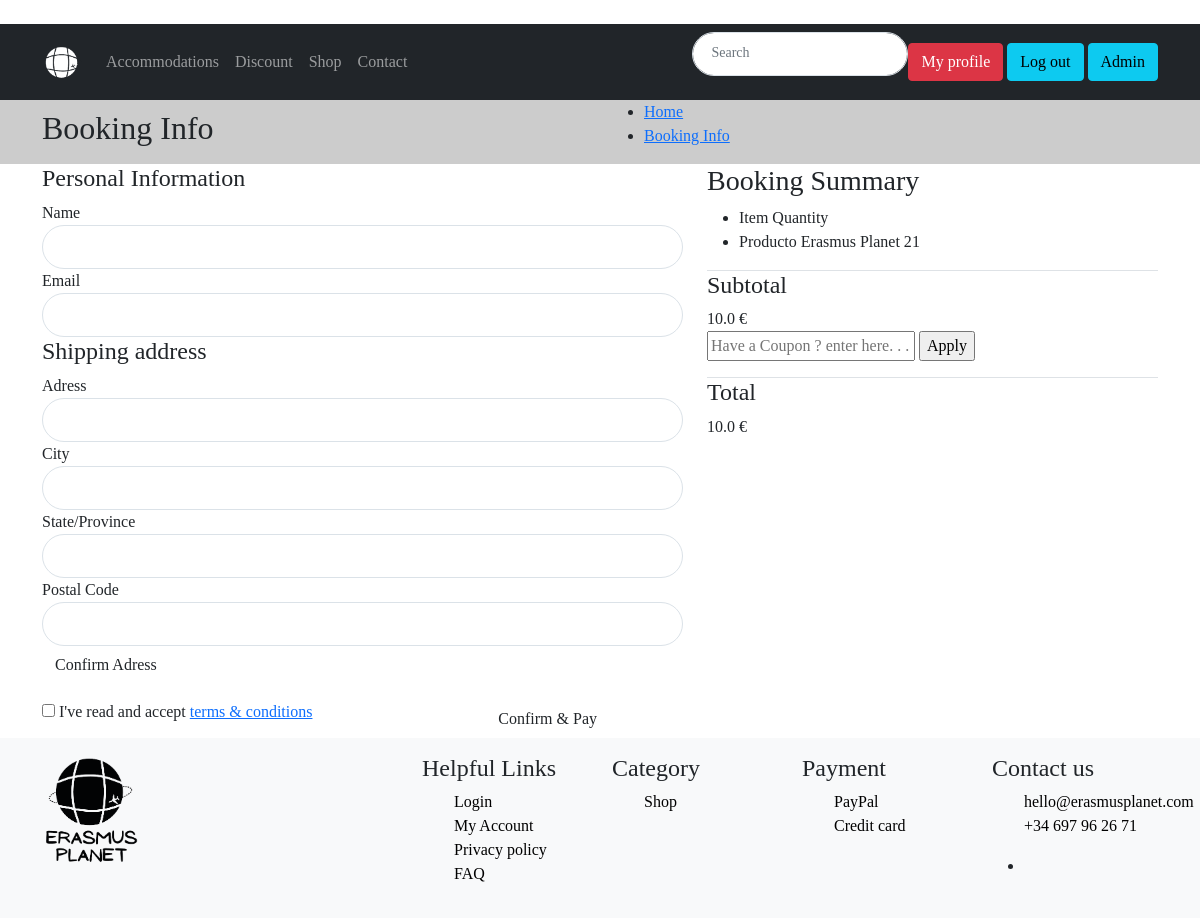
Page /shop/checkout/ (signed in) on the committed database.
### tienda/models.py (models this page shows, shortened)
class OrderItem(models.Model):
	product = models.ForeignKey(Product, on_delete=models.SET_NULL, blank=True, null=True)
	order = models.ForeignKey(Order, on_delete=models.SET_NULL, blank=True, null=True)
	quantity = models.IntegerField(default=0, null=True, blank=True)
	date_added = models.DateTimeField(auto_now_add=True)
	talla = models.CharField(null= True, blank=True,  max_length=20)
	bandera = models.CharField(null=True, max_length=30)
	fecha = models.CharField(null= True, blank=True,  max_length=20)
	color = models.CharField(null= True, blank=True,  max_length=20)
	@property
	def get_total(self):
		total = self.product.precio * self.quantity
		return total

class Product(models.Model):
	foto = models.ImageField(null=True, blank=True, upload_to="images/", default='images/default.png')
	foto2 = models.ImageField(null=True, blank=True, upload_to="images/", default='images/default2.png')
	foto3 = models.ImageField(null=True, blank=True, upload_to="images/", default='images/default3.png')
	foto4 = models.ImageField(null=True, blank=True, upload_to="images/", default='images/default4.png')
	name = models.CharField(max_length=30, null=False, blank=False, default='Producto Erasmus Planet')
	codigo = models.CharField(max_length=10, null=False, blank=False)
	precio = models.FloatField(default=10.00)
	detalles = models.CharField(max_length=50, null=True)
	categoria = models.ForeignKey(CategoriaProducto, on_delete=models.SET_NULL, null = True)
	colores = models.ManyToManyField('ColorProducto', related_name='products')
	tallas = models.ManyToManyField('Tallas', related_name='products')
	bandera = models.ManyToManyField('Bandera', related_name='products')

class Order(models.Model):
	pedido_de = models.ForeignKey(Customer, on_delete=models.SET_NULL, null=True, blank=True)
	date = models.DateTimeField(auto_now_add=True)
	complete = models.BooleanField(default=False, null=True, blank=False)
	transaction_id = models.CharField(max_length=200, null=True)
	@property
	def get_cart_total(self):
		orderitems = self.orderitem_set.all()
		total = sum([item.get_total for item in orderitems])
		return total
	@property
	def get_cart_items(self):
		orderitems = self.orderitem_set.all()
		total = sum([item.quantity for item in orderitems])
		return total

### tienda/views.py (the view)
# urls.py: path('checkout/', views.Checkout, name='Checkout'),
def Checkout(request):
	data = cartData(request)
	cartItems = data['cartItems']
	order = data['order']
	items = data['items']
	context =  {'items': items, 'order': order, 'cartItems': cartItems}
	return render(request, 'clientes/pago.html', context)

### members/models.py (called while the page is built)
    def __str__(self):
        return self.username

### tienda/utils.py (called while the page is built)
def cartData(request):
    if request.user.is_authenticated:
        logged_in_user = request.user
        customer, created = Customer.objects.get_or_create(user=logged_in_user)
        order, created = Order.objects.get_or_create(pedido_de=customer, complete=False)
        items = order.orderitem_set.all()
        cartItems = order.get_cart_items
    else:
        cookieData = cookieCart(request)
        cartItems = cookieData['cartItems']
        order = cookieData['order']
        items = cookieData['items']
    return {'cartItems': cartItems, 'order': order, 'items': items}

### tienda/templates/clientes/pago.html (shortened to what this page needs)
{% extends 'index.html' %}
{% block content %}
{%load static%}
{% load i18n %}
<div class="breadcrumb-section" style="background-image: url(images/breadcrumb/breadcrumb-3.jpg)">
    <div class="container">
        <div class="row align-items-center  pad-top-80">
            <div class="col-md-6 col-12">
                <div class="breadcrumb-menu">
                    <h2 class="page-title">Booking Info</h2>
                </div>
            </div>
            <div class="col-md-6 col-12">
                <div class="breadcrumb-menu text-right sm-left">
                    <ul>
                        <li class="active"><a href="#">Home</a></li>
                        <li><a href="#">Booking Info</a></li>
                    </ul>
                </div>
            </div>
        </div>
    </div>
</div>
<div class="list-details-section section-padding  add_list">
    <div class="container">
        <div class="row">
            <div class="col-lg-7 col-md-12">
                <div class="add_list_content">
                    <h4>  Personal Information</h4>
                        <div class="row">
                            <form method="POST" id="form">
                                <div class="row">
                                    <div class="col-md-12">
                                        <div class="form-group">
                                            <label for="fname">Name</label>
                                            <input id="name" name="name" type="text" class="form-control filter-input">
                                        </div>
                                    </div>
                                    <div class="col-md-12">
                                        <div class="form-group">
                                            <label for="fname">Email</label>
                                            <input id="email" name="email" type="text" class="form-control filter-input">
                                        </div>
                                    </div>
                                    <h4>  Shipping address</h4>
                                    <div class="col-md-12">
                                        <div class="form-group">
                                            <label for="fname">Adress</label>
                                            <input id="adress" name="address" type="text" class="form-control filter-input">
                                        </div>
                                    </div>
                                    <div class="col-md-12">
                                        <div class="form-group">
                                            <label for="lname">City</label>
                                            <input id="city" name="city" type="text" class="form-control filter-input">
                                        </div>
                                    </div>
                                </div>
                                <div class="col-md-12">
                                    <div class="form-group">
                                        <label for="email">State/Province</label>
                                        <input id="state" name="state" type="text" class="form-control filter-input">
                                    </div>
                                </div>
                                <div class="col-md-12">
                                    <div class="form-group">
                                        <label for="phone">Postal Code</label>
                                        <input id="postalcode" name="postalcode" type="text" class="form-control filter-input">
                                    </div>
                                </div>
                                <div class="col-md-6">
                                <button class="btn v7" type="submit">Confirm Adress</a>
                                </div>
                            </form>
                        </div>
                    <div class="row mar-top-20">
                        <div class="col-sm-8  text-left">
                            <div class="res-box mar-top-10">
                                <input type="checkbox" tabindex="3" class="" name="remember" id="remember">
                                <label for="remember">I've read and accept <a href="terms.html">terms &amp; conditions</a></label>
                            </div>
                        </div>
                        <div class="col-sm-4  text-right">
                            <div class="res-box sm-left">
                                <button id="make-payment" class="btn v7" type="submit">Confirm &amp; Pay</a>
                            </div>
                        </div>
                    </div>
                </div>
            </div>
            <div class="col-lg-5 col-md-12">
                <div class="boxed-widget summary">
                    <h3> Booking Summary</h3>
                    <ul>
                        <li>Item <span>Quantity        </span>   </li>
                        {% for item in items %}
                        <li>{{item.product.name}}<span>{{item.quantity}}</span>  </li>
                        {% endfor %}
                    </ul>
                    <div class="total_cost clearfix border-top">
                        <div class="float-left">
                            <h4>Subtotal</h4>
                        </div>
                        <div class="float-right"><span>{{order.get_cart_total}} €</span></div>
                    </div>
                    <div class="coupon-code-wrap">
                        <form action="#">
                            <input placeholder="Have a Coupon ? enter here. . . .">
                            <input type="submit" class="coupon_code" value="Apply">
                        </form>
                    </div>
                    <div class="total_cost clearfix mar-top-40 border-top">
                        <div class="float-left">
                            <h4>Total</h4>
                        </div>
                        <div class="float-right"><span>{{order.get_cart_total}} €</span></div>
                    </div>
                </div>
            </div>
        </div>
    </div>
</div>
{% endblock %}

### descuentosApp/static/css/styleExt.css (style rules this page uses)
* { font-family: Poppins !important; }
.form-control:not(textarea) { height: 44px; }
.form-control { padding: 0 18px 3px; border: 1px solid #dbe2e8; border-radius: 22px; background-color: #fff; color: #606975; font-family: "Maven Pro", Helvetica, Arial, sans-serif; font-size: 14px; -webkit-appearance: none; -moz-appearance: none; appearance: none; }

### rows in the picture
OrderItem: product.name "Producto Erasmus Planet 2", quantity "1"
Order: get_cart_total "10.0"
